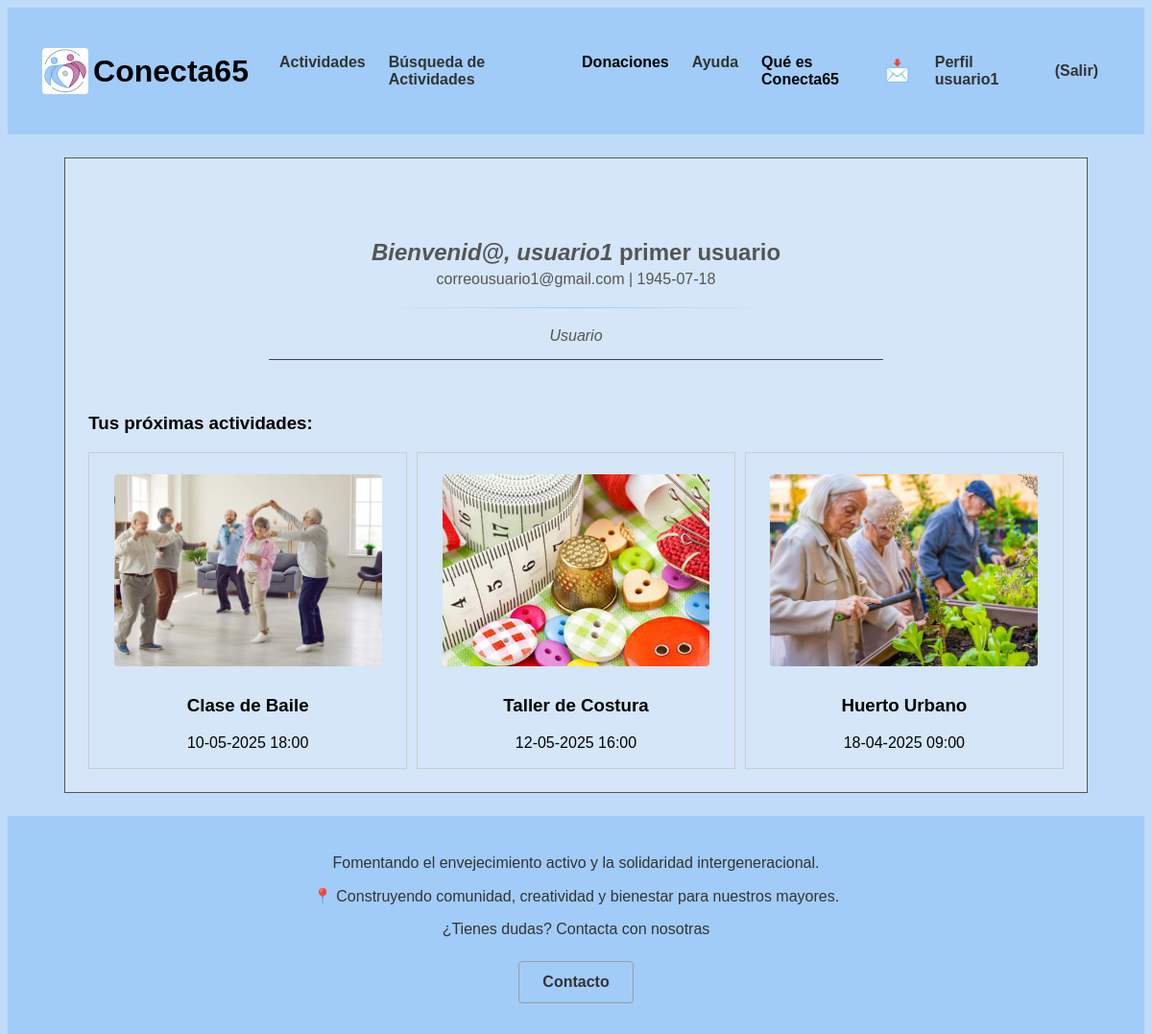
Screenshot of /p3_g1/perfil.php (signed in) with the database file from the repository.
### tables this page shows
CREATE TABLE `actividades` (
  `id` int(10) UNSIGNED NOT NULL,
  `nombre` varchar(35) NOT NULL,
  `localizacion` varchar(70) NOT NULL,
  `fecha_hora` datetime(6) NOT NULL,
  `descripcion` text NOT NULL,
  `aforo` tinyint(3) NOT NULL,
  `dirigida` tinyint(1) NOT NULL,
  `ocupacion` tinyint(3) NOT NULL,
  `foto` varchar(50) NOT NULL,
  `categoria` tinyint(1) NOT NULL
);

### p3_g1/includes/application.php (called while the page is built, shortened)
<?php
class application
{
    private static $instancia;
    public static function getInstance()
    {
        if (!self::$instancia instanceof self) {
            self::$instancia = new static();
        }
        return self::$instancia;
    }
    public function getUserDTO(): ?userDTO
    {
        try {
            $user = unserialize($_SESSION["userDTO"]);
            return ($user instanceof userDTO) ? $user : null;
        } catch (\Exception $e) {
            error_log("Error al deserializar userDTO: " . $e->getMessage());
            unset($_SESSION["userDTO"]);
            return null;
        }
    }
    public function soyUsuario(): bool
    {
        $user = $this->getUserDTO();
        return $user !== null && $user->tipo() === 1;
    }
}

### p3_g1/includes/config.php (called while the page is built, shortened)
<?php
spl_autoload_register(function ($class) {
    $prefix = 'includes\\';
    $base_dir = __DIR__ . '/';
    $len = strlen($prefix);
    $relative_class = substr($class, $len);
    $file = $base_dir . str_replace('\\', '/', $relative_class) . '.php';
});
?>

### p3_g1/includes/actividadesusuario/actividadesusuarioAppService.php (called while the page is built, shortened)
<?php
class actividadesusuarioAppService
{
    private static $instance;
    public static function GetSingleton()
    {
        if (!self::$instance instanceof self)
        {
            self::$instance = new self;
        }
        return self::$instance;
    }
}
?>

### p3_g1/includes/usuario/userDTO.php (called while the page is built, shortened)
<?php
class userDTO
{
    private $id;
    private $tipo;
    public function id()
    {
        return $this->id;
    }
    public function tipo()
    {
        return $this->tipo;
    }
}
?>

### p3_g1/includes/actividad/actividadAppService.php (called while the page is built, shortened)
<?php
require_once(__DIR__ . "/../config.php");
class actividadAppService
{
    private static $instance;
    public static function GetSingleton()
    {
        if (!self::$instance instanceof self)
        {
            self::$instance = new self;
        }
        return self::$instance;
    }
    public function getActividadById($id)
    {
        $IActividadDAO = actividadFactory::CreateActividad();
        $actividad = $IActividadDAO->getActividadById($id);
        return $actividad;
    }
}
?>

### p3_g1/includes/actividad/actividadFactory.php (called while the page is built, shortened)
<?php
class actividadFactory
{
    public static function CreateActividad() : IActividad
    {
        $actividadDAO = new actividadDAO();
        return $actividadDAO;
    }
}
?>

### p3_g1/includes/actividad/actividadDAO.php (called while the page is built, shortened)
<?php
class actividadDAO extends baseDAO implements IActividad
{
    public function getActividadById($id)
    {
        try {
            $conn = application::getInstance()->getConexionBd();
            $query = "SELECT id, nombre, localizacion, fecha_hora, descripcion, aforo, dirigida, ocupacion, foto FROM actividades WHERE id = ?";
            $stmt = $conn->prepare($query);
            $stmt->bind_param("i", $id);
            $stmt->execute();
            $stmt->bind_result($id, $nombre, $localizacion, $fecha_hora, $descripcion, $aforo, $dirigida, $ocupacion, $foto);
            if ($stmt->fetch()) {
                return new actividadDTO($id, $nombre, $localizacion, $fecha_hora, $descripcion, $aforo, $dirigida, $ocupacion, $foto);
            }
        } finally {
            if ($stmt) {
                $stmt->close();
            }
        }
        return null;
    }
   }
?>

### p3_g1/includes/actividad/actividadDTO.php (called while the page is built, shortened)
<?php
class actividadDTO
{
    private $id;
    private $nombre;
    private $fecha_hora;
    private $foto;
    public function __construct($id, $nombre, $localizacion, $fecha_hora, $descripcion, $aforo, $dirigida, $ocupacion, $foto)
    {
        $this->id = $id;
        $this->nombre = $nombre;
        $this->fecha_hora = $fecha_hora;
        $this->foto = $foto;
    }
    public function id()
    {
        return $this->id;
    }
    public function nombre()
    {
        return $this->nombre;
    }
    public function fecha_hora()
    {
        return $this->fecha_hora;
    }
    public function foto()
    {
        return $this->foto;
    }
}
?>

### p3_g1/includes/mostrarPerfil/actividadesPerfil.php (the view, shortened to what this page needs)
<?php
class actividadesPerfil
{
    private $actividades;
    public function __construct()
    {
        $this->actividades = $this->obtenerActividades();
    }
    private function obtenerActividades(){
        $user = application::getInstance()->getUserDTO();
        $actividadesUsuarioService = actividadesusuarioAppService::GetSingleton();
        $actividadesUsuario = $actividadesUsuarioService->getActividadesUsuario($user->id());
        return $actividadesUsuario;
    }
    public function generarListadoPerfil()
    {
        echo '<link rel="stylesheet" type="text/css" href="CSS/tablaActividades.css">';
        $html = '<div class="tabla-actividades">';
        $actividadAppService = actividadAppService::GetSingleton();
        $app = application::getInstance();
        foreach ($this->actividades as $actividad) {
            $actividad = $actividadAppService->getActividadById($actividad);
            $html .= '<div class="actividad-item">';
            $html .= '<div class="actividad">';
            if ($app->soyUsuario()) {
                $html .= '<a href="vistaReservaActividad.php?id=' . $actividad->id() . '" class="imagen-enlace">
                <img src="' . $actividad->foto() . '" alt="' . $actividad->nombre() . '" width="350"></a>';
            } else if ($app->soyVoluntario()) {
                $html .= '<a href="vistaDirigirActividad.php?id=' . $actividad->id() . '" class="imagen-enlace">
                <img src="' . $actividad->foto() . '" alt="' . $actividad->nombre() . '" width="350"></a>';
            }
            $html .= '<h3>' . $actividad->nombre() . '</h3>';
            $fechaHora = new \DateTime($actividad->fecha_hora());
            $html .= '<p>' . $fechaHora->format('d-m-Y H:i') . '</p>';
            $html .= '</div>';
            $html .= '</div>';
        }
        $html .= '</div>';
        return $html;
    }
}

### rows the page displays
actividades: foto (picture), nombre "Clase de Baile", fecha_hora "10-05-2025 18:00"
actividades: foto (picture), nombre "Taller de Costura", fecha_hora "12-05-2025 16:00"
actividades: foto (picture), nombre "Huerto Urbano", fecha_hora "18-04-2025 09:00"

### other values shown
$emoji "📩"
$user->nombre() "usuario1"
$user->apellidos() "primer usuario"
$user->correo() "correousuario1@gmail.com"
$user->fecha_nacimiento() "1945-07-18"
